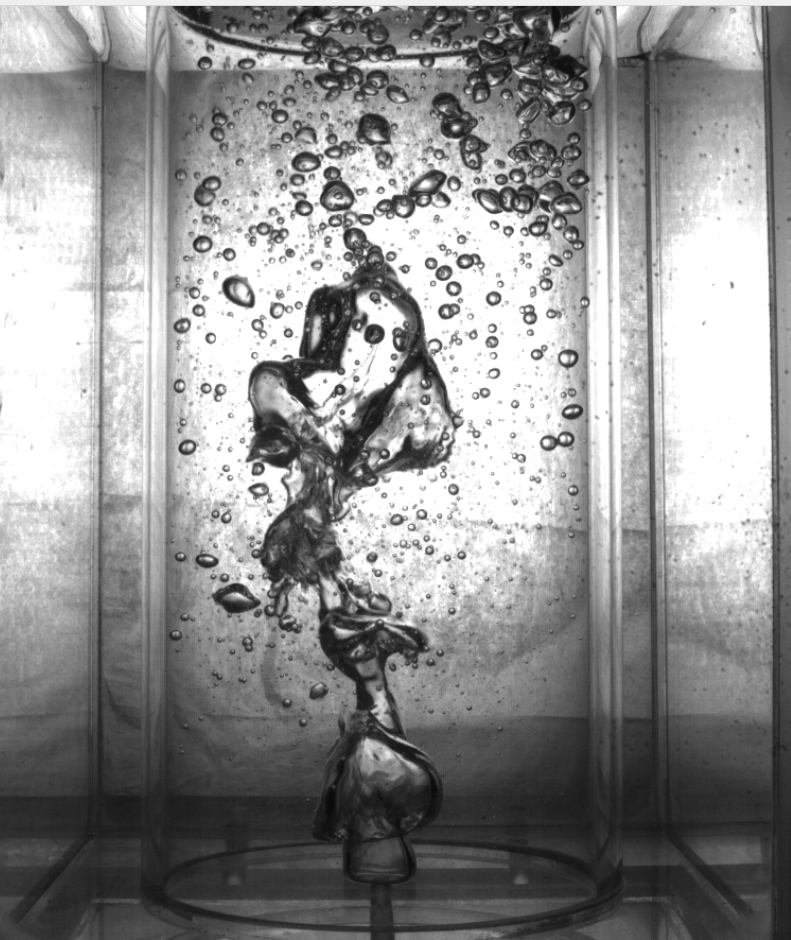
#> input picture v2/050719-15scfh-250fps_C001H001S0001.png, 791 x 940 px
$ python v2_segmentAnything.py
#> lines starting #> are read from the running program, lines starting #| are printed output that depends on the picture
import cv2
import numpy as np
from segment_anything import sam_model_registry, SamPredictor

# -----------------------
# USER PARAMETERS
# -----------------------

IMAGE_PATH = "050719-15scfh-250fps_C001H001S0001.png"
CHECKPOINT = "../defaultCheckpoint/sam_vit_b_01ec64.pth"

OUTPUT_IMAGE = "highlightedBubbles.jpg"

BOX = [168,150,610,875]  # region of interest

UPSCALE = 2
EDGE_THRESHOLD1 = 50
EDGE_THRESHOLD2 = 150

MIN_AREA = 20
MAX_AREA = 1500

PROMPT_STRIDE = 30   # distance between prompts along edges

# -----------------------
# LOAD IMAGE
# -----------------------

image = cv2.imread(IMAGE_PATH)
#> image is the input picture: shape (940, 791, 3); min 9, max 255, mean 143.1
image = cv2.cvtColor(image, cv2.COLOR_BGR2RGB)

# upscale to help detect tiny features
image = cv2.resize(image, None, fx=UPSCALE, fy=UPSCALE, interpolation=cv2.INTER_CUBIC)
#> image: shape (1880, 1582, 3)

x1,y1,x2,y2 = [v*UPSCALE for v in BOX]

# -----------------------
# EDGE DETECTION
# -----------------------

gray = cv2.cvtColor(image, cv2.COLOR_RGB2GRAY)

edges = cv2.Canny(gray, EDGE_THRESHOLD1, EDGE_THRESHOLD2)
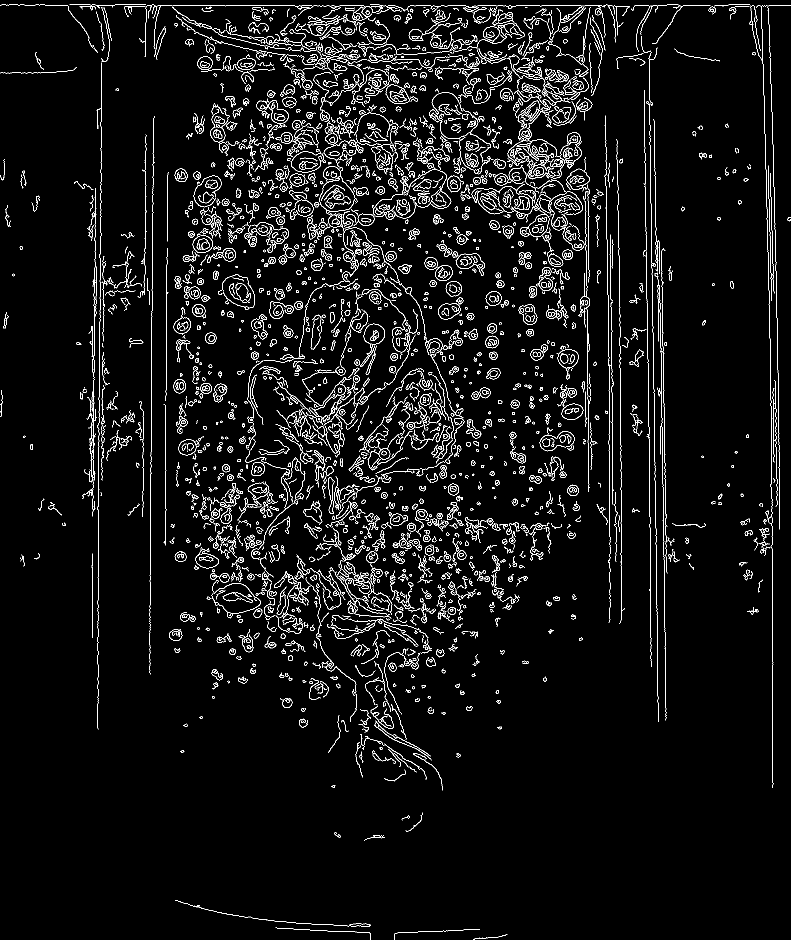
#> edges: shape (1880, 1582) (shown at 1/2 size); 4.8% white in thin lines or dots

roi_edges = edges[y1:y2, x1:x2]
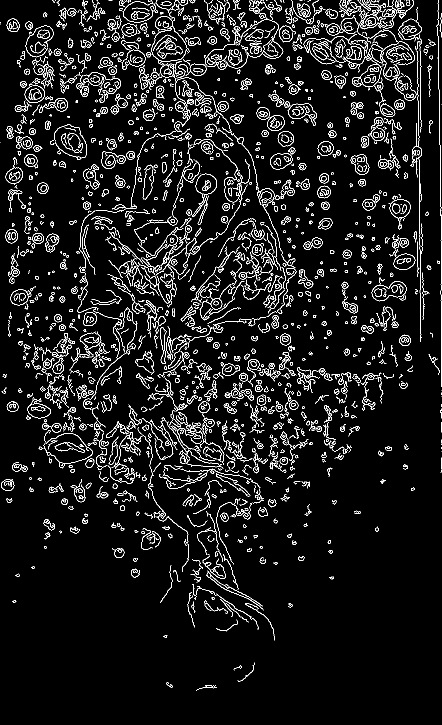
#> roi_edges: shape (1450, 884) (shown at 1/2 size); 6.8% white in thin lines or dots

edge_points = np.column_stack(np.where(roi_edges > 0))
#> edge_points = 87013 pairs, first value 0 to 1380, second value 0 to 883

# convert to full image coordinates
edge_points[:,0] += y1
edge_points[:,1] += x1

# reduce density
edge_points = edge_points[::PROMPT_STRIDE]
#> edge_points = 2901 pairs, first value 300 to 1676, second value 341 to 1219

print("Prompt points:", len(edge_points))
#| Prompt points: 2901

# -----------------------
# LOAD SAM
# -----------------------

#> (the run stopped early here; a loop or call above may not have finished)
